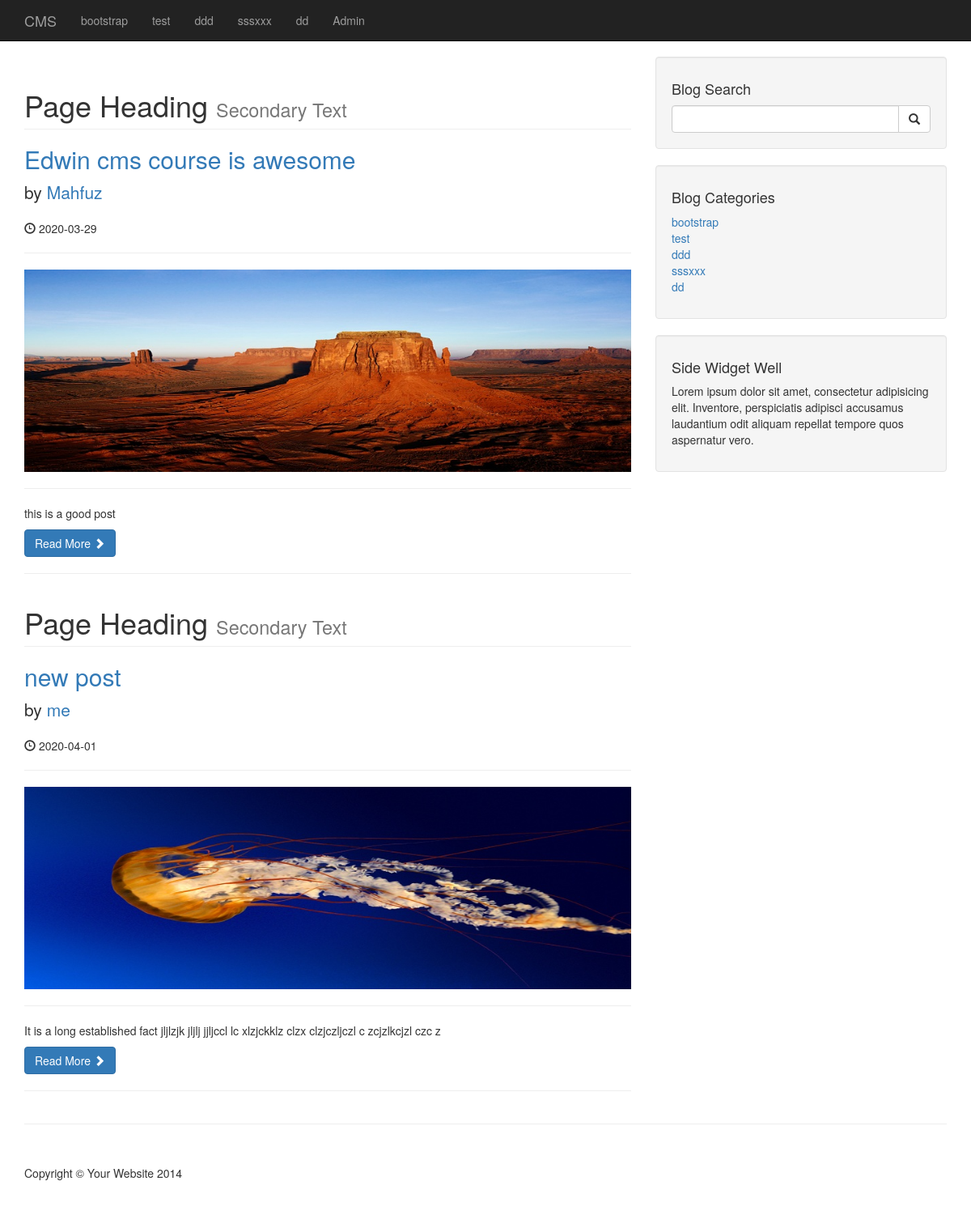
The page /catagory.php?catagory=1 on the database as committed earlier.
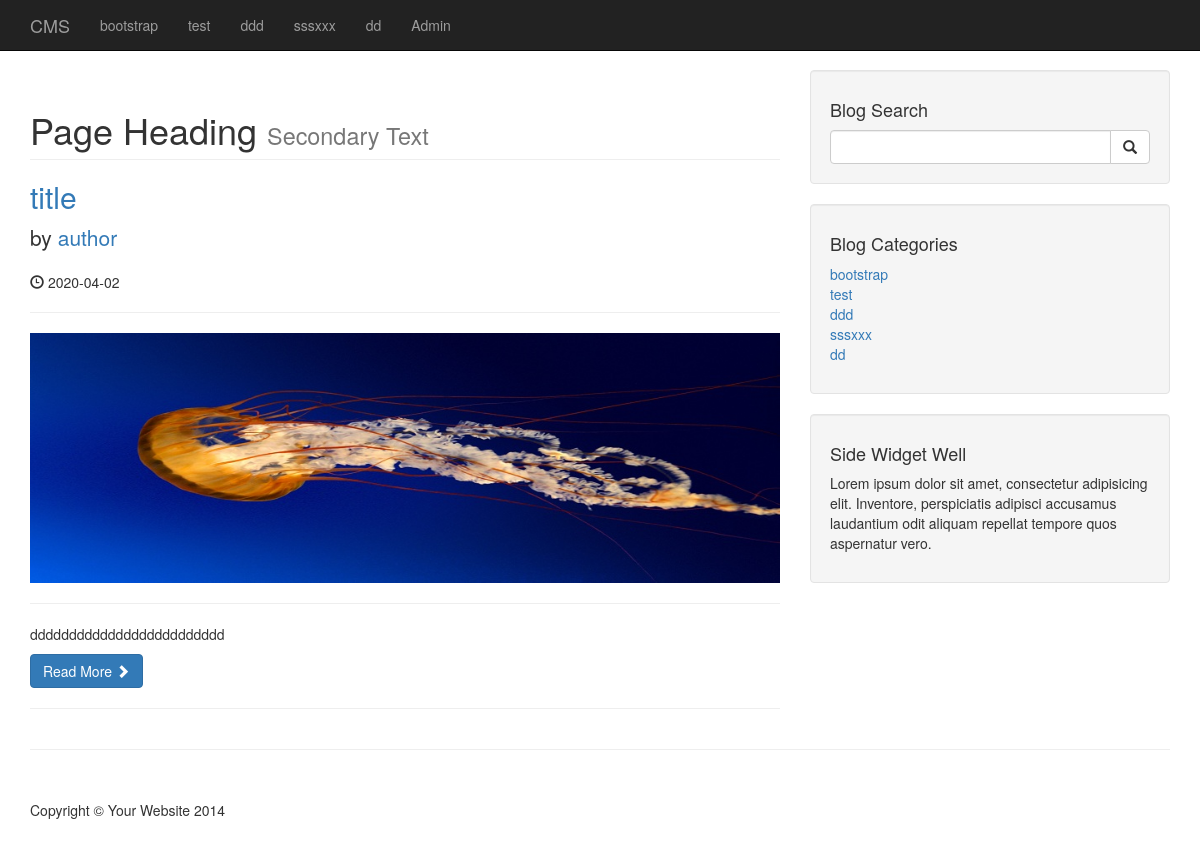
The same page on the database as committed later.
### tables this page shows
CREATE TABLE `catagories` (
  `catId` int(3) NOT NULL,
  `catTitle` varchar(255) NOT NULL
);

CREATE TABLE `posts` (
  `postId` int(3) NOT NULL,
  `postCatagoryId` int(3) NOT NULL,
  `postTitle` varchar(255) NOT NULL,
  `postAuthor` varchar(255) NOT NULL,
  `postDate` date NOT NULL,
  `postImage` text NOT NULL,
  `postContent` text NOT NULL,
  `postTags` varchar(255) NOT NULL,
  `postCommentCount` int(11) NOT NULL,
  `postStatus` varchar(255) NOT NULL DEFAULT 'draft'
);

### catagory.php (the view)
<?php
include "includes/header.php";
include "includes/navigation.php";
?>
    <div class="container">
        <div class="row">
            <div class="col-md-8">
                <?php
                if(isset($_GET['catagory'])){
                    $postCatId = $_GET['catagory'];
                }
                $query = "SELECT * FROM posts WhERE postCatagoryId = $postCatId";
                $selectAllPostsQuery = mysqli_query($connection,$query);
                while($row = mysqli_fetch_assoc($selectAllPostsQuery)){
                        $postId = $row['postId'];
                        $postTitle = $row['postTitle'];
                        $postAuthor = $row['postAuthor'];
                        $postDate = $row['postDate'];
                        $postImage = $row['postImage'];
                        $postContent = substr($row['postContent'], 0,100);
                        ?>
                        <h1 class="page-header">
                    Page Heading
                    <small>Secondary Text</small>
                </h1>
                <h2>
                    <a href="post.php?p_id=<?php echo $postId?>"><?php echo $postTitle?></a>
                </h2>
                <p class="lead">
                    by <a href="index.php"><?php echo $postAuthor?></a>
                </p>
                <p><span class="glyphicon glyphicon-time"></span> <?php echo $postDate?></p>
                <hr>
                <a href="post.php?p_id=<?php echo $postId?>"><img class="img-responsive" src="images/<?php echo $postImage?>" alt="Image Not Found"></a>
                <hr>
                <p><?php echo $postContent?></p>
                <a class="btn btn-primary" href="#">Read More <span class="glyphicon glyphicon-chevron-right"></span></a>
                <hr>
                <?php    } ?>
            </div>
<?php
include "includes/sidebar.php";
?>
            </div>
        <hr>
<?php
include "includes/footer.php";
?>

### includes/header.php (shortened to what this page needs)
<!DOCTYPE html>
<html lang="en">
<head>
    <link href="css/bootstrap.min.css" rel="stylesheet">
    <link href="css/blog-home.css" rel="stylesheet">
</head>
<body>

### includes/navigation.php (shortened to what this page needs)
<?php include "db.php";?>
<nav class="navbar navbar-inverse navbar-fixed-top" role="navigation">
        <div class="container">
            <div class="navbar-header">
                <a class="navbar-brand" href="index.php">CMS</a>
            </div>
            <div class="collapse navbar-collapse" id="bs-example-navbar-collapse-1">
                <ul class="nav navbar-nav">
                    <?php
                    $query = "SELECT * FROM catagories";
                    $selectAllCatagoriesQuery = mysqli_query($connection,$query);
                    while($row = mysqli_fetch_assoc($selectAllCatagoriesQuery)){
                    	$catTitle = $row['catTitle'];
                    	echo "<li><a href='#'>{$catTitle}</a></>";
                    }
                    ?>
                    <li>
                        <a href="admin">Admin</a>
                    </li>
                </ul>
            </div>
        </div>
    </nav>

### includes/sidebar.php
<div class="col-md-4">
				<div class="well">
					<h4>Blog Search</h4>
					<form action="search.php" method="post">
					<div class="input-group">
						<input name="search" type="text" class="form-control">
						<span class="input-group-btn">
							<button name="submit" class="btn btn-default" type="submit">
								<span class="glyphicon glyphicon-search"></span>
						</button>
						</span>
					</div>
				</form>
				</div>
				<div class="well">
				<?php
				$query = "SELECT * FROM catagories";
				$selectCatagoriesSidebar = mysqli_query($connection,$query);
				?>
					<h4>Blog Categories</h4>
					<div class="row">
						<div class="col-lg-12">
							<ul class="list-unstyled">
								<?php
								while($row = mysqli_fetch_assoc($selectCatagoriesSidebar)){
								$catTitle = $row['catTitle'];
								$catId = $row['catId'];
								echo "<li><a href='catagory.php?catagory=$catId'>{$catTitle}</a></>";
								}
								?>
							</ul>
						</div>
					</div>
				</div>
				<?php include "widget.php"; ?>
			</div>

### includes/widget.php
<div class="well">
					<h4>Side Widget Well</h4>
					<p>Lorem ipsum dolor sit amet, consectetur adipisicing elit. Inventore, perspiciatis adipisci accusamus laudantium odit aliquam repellat tempore quos aspernatur vero.</p>
				</div>

### includes/footer.php (shortened to what this page needs)
        <footer>
            <div class="row">
                <div class="col-lg-12">
                    <p>Copyright &copy; Your Website 2014</p>
                </div>
            </div>
        </footer>
    </div>
</body>
</html>

### css/blog-home.css (style rules this page uses)
body { padding-top: 70px; }
footer { margin: 50px 0; }

Rows that differ between the two databases and show on the page:
removed posts: postTitle "Edwin cms course is awesome", postAuthor "Mahfuz", postDate "2020-03-29", postImage (picture), postContent "this is a good post"
removed posts: postTitle "new post", postAuthor "me", postDate "2020-04-01", postImage (picture), postContent "It is a long established fact jljlzjk jljlj jjljccl lc xlzjckklz clzx clzjczljczl c zcjzlkcjzl czc z"
added posts: postTitle "title", postAuthor "author", postDate "2020-04-02", postImage (picture), postContent "ddddddddddddddddddddddddd"
